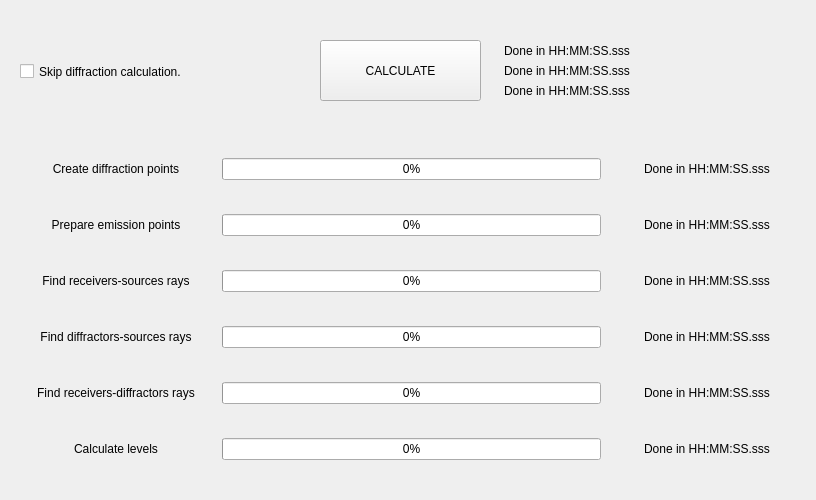
   <widget class="QWidget" name="tabCalculate">
    <attribute name="title">
     <string>Calculate</string>
    </attribute>
    <widget class="QPushButton" name="calculate_pushButton">
     <property name="geometry">
      <rect>
       <x>320</x>
       <y>40</y>
       <width>161</width>
       <height>61</height>
      </rect>
     </property>
     <property name="text">
      <string>CALCULATE</string>
     </property>
    </widget>
    <widget class="QWidget" name="verticalLayoutWidget">
     <property name="geometry">
      <rect>
       <x>16</x>
       <y>130</y>
       <width>791</width>
       <height>361</height>
      </rect>
     </property>
     <layout class="QVBoxLayout" name="verticalLayout">
      <item>
       <layout class="QHBoxLayout" name="horizontalLayout">
        <item>
         <widget class="QLabel" name="label">
          <property name="sizePolicy">
           <sizepolicy hsizetype="Fixed" vsizetype="Fixed">
            <horstretch>0</horstretch>
            <verstretch>0</verstretch>
           </sizepolicy>
          </property>
          <property name="minimumSize">
           <size>
            <width>200</width>
            <height>0</height>
           </size>
          </property>
          <property name="maximumSize">
           <size>
            <width>200</width>
            <height>16777215</height>
           </size>
          </property>
          <property name="text">
           <string>Create diffraction points</string>
          </property>
          <property name="alignment">
           <set>Qt::AlignCenter</set>
          </property>
         </widget>
        </item>
        <item>
         <widget class="QProgressBar" name="progressBar_create_dif">
          <property name="value">
           <number>0</number>
          </property>
         </widget>
        </item>
        <item>
         <widget class="QLabel" name="label_time_create_dif">
          <property name="enabled">
           <bool>true</bool>
          </property>
          <property name="sizePolicy">
           <sizepolicy hsizetype="Fixed" vsizetype="Fixed">
            <horstretch>0</horstretch>
            <verstretch>0</verstretch>
           </sizepolicy>
          </property>
          <property name="minimumSize">
           <size>
            <width>200</width>
            <height>0</height>
           </size>
          </property>
          <property name="maximumSize">
           <size>
            <width>200</width>
            <height>16777215</height>
           </size>
          </property>
          <property name="text">
           <string>Done in HH:MM:SS.sss</string>
          </property>
          <property name="alignment">
           <set>Qt::AlignCenter</set>
          </property>
         </widget>
        </item>
       </layout>
      </item>
      <item>
       <layout class="QHBoxLayout" name="horizontalLayout_3">
        <item>
         <widget class="QLabel" name="label_2">
          <property name="sizePolicy">
           <sizepolicy hsizetype="Fixed" vsizetype="Fixed">
            <horstretch>0</horstretch>
            <verstretch>0</verstretch>
           </sizepolicy>
          </property>
          <property name="minimumSize">
           <size>
            <width>200</width>
            <height>0</height>
           </size>
          </property>
          <property name="maximumSize">
           <size>
            <width>200</width>
            <height>16777215</height>
           </size>
          </property>
          <property name="text">
           <string>Prepare emission points</string>
          </property>
          <property name="alignment">
           <set>Qt::AlignCenter</set>
          </property>
         </widget>
        </item>
        <item>
         <widget class="QProgressBar" name="progressBar_prepare_emi">
          <property name="value">
           <number>0</number>
          </property>
         </widget>
        </item>
        <item>
         <widget class="QLabel" name="label_time_prepare_emi">
          <property name="sizePolicy">
           <sizepolicy hsizetype="Fixed" vsizetype="Fixed">
            <horstretch>0</horstretch>
            <verstretch>0</verstretch>
           </sizepolicy>
          </property>
          <property name="minimumSize">
           <size>
            <width>200</width>
            <height>0</height>
           </size>
          </property>
          <property name="maximumSize">
           <size>
            <width>200</width>
            <height>16777215</height>
           </size>
          </property>
          <property name="text">
           <string>Done in HH:MM:SS.sss</string>
          </property>
          <property name="alignment">
           <set>Qt::AlignCenter</set>
          </property>
         </widget>
        </item>
       </layout>
      </item>
      <item>
       <layout class="QHBoxLayout" name="horizontalLayout_5">
        <item>
         <widget class="QLabel" name="label_4">
          <property name="sizePolicy">
           <sizepolicy hsizetype="Fixed" vsizetype="Fixed">
            <horstretch>0</horstretch>
            <verstretch>0</verstretch>
           </sizepolicy>
          </property>
          <property name="minimumSize">
           <size>
            <width>200</width>
            <height>0</height>
           </size>
          </property>
          <property name="maximumSize">
           <size>
            <width>200</width>
            <height>16777215</height>
           </size>
          </property>
          <property name="text">
           <string>Find receivers-sources rays</string>
          </property>
          <property name="alignment">
           <set>Qt::AlignCenter</set>
          </property>
         </widget>
        </item>
        <item>
         <widget class="QProgressBar" name="progressBar_recTOsou">
          <property name="value">
           <number>0</number>
          </property>
         </widget>
        </item>
        <item>
         <widget class="QLabel" name="label_time_recTOsou">
          <property name="sizePolicy">
           <sizepolicy hsizetype="Fixed" vsizetype="Fixed">
            <horstretch>0</horstretch>
            <verstretch>0</verstretch>
           </sizepolicy>
          </property>
          <property name="minimumSize">
           <size>
            <width>200</width>
            <height>0</height>
           </size>
          </property>
          <property name="maximumSize">
           <size>
            <width>200</width>
            <height>16777215</height>
           </size>
          </property>
          <property name="text">
           <string>Done in HH:MM:SS.sss</string>
          </property>
          <property name="alignment">
           <set>Qt::AlignCenter</set>
          </property>
         </widget>
        </item>
       </layout>
      </item>
      <item>
       <layout class="QHBoxLayout" name="horizontalLayout_6">
        <item>
         <widget class="QLabel" name="label_5">
          <property name="sizePolicy">
           <sizepolicy hsizetype="Fixed" vsizetype="Fixed">
            <horstretch>0</horstretch>
            <verstretch>0</verstretch>
           </sizepolicy>
          </property>
          <property name="minimumSize">
           <size>
            <width>200</width>
            <height>0</height>
           </size>
          </property>
          <property name="maximumSize">
           <size>
            <width>200</width>
            <height>16777215</height>
           </size>
          </property>
          <property name="text">
           <string>Find diffractors-sources rays</string>
          </property>
          <property name="alignment">
           <set>Qt::AlignCenter</set>
          </property>
         </widget>
        </item>
        <item>
         <widget class="QProgressBar" name="progressBar_difTOsou">
          <property name="value">
           <number>0</number>
          </property>
         </widget>
        </item>
        <item>
         <widget class="QLabel" name="label_time_difTOsou">
          <property name="sizePolicy">
           <sizepolicy hsizetype="Fixed" vsizetype="Fixed">
            <horstretch>0</horstretch>
            <verstretch>0</verstretch>
           </sizepolicy>
          </property>
          <property name="minimumSize">
           <size>
            <width>200</width>
            <height>0</height>
           </size>
          </property>
          <property name="maximumSize">
           <size>
            <width>200</width>
            <height>16777215</height>
           </size>
          </property>
          <property name="text">
           <string>Done in HH:MM:SS.sss</string>
          </property>
          <property name="alignment">
           <set>Qt::AlignCenter</set>
          </property>
         </widget>
        </item>
       </layout>
      </item>
      <item>
       <layout class="QHBoxLayout" name="horizontalLayout_7">
        <item>
         <widget class="QLabel" name="label_6">
          <property name="sizePolicy">
           <sizepolicy hsizetype="Fixed" vsizetype="Fixed">
            <horstretch>0</horstretch>
            <verstretch>0</verstretch>
           </sizepolicy>
          </property>
          <property name="minimumSize">
           <size>
            <width>200</width>
            <height>0</height>
           </size>
          </property>
          <property name="maximumSize">
           <size>
            <width>200</width>
            <height>16777215</height>
           </size>
          </property>
          <property name="text">
           <string>Find receivers-diffractors rays</string>
          </property>
          <property name="alignment">
           <set>Qt::AlignCenter</set>
          </property>
         </widget>
        </item>
        <item>
         <widget class="QProgressBar" name="progressBar_recTOdif">
          <property name="value">
           <number>0</number>
          </property>
         </widget>
        </item>
        <item>
         <widget class="QLabel" name="label_time_recTOdif">
          <property name="sizePolicy">
           <sizepolicy hsizetype="Fixed" vsizetype="Fixed">
            <horstretch>0</horstretch>
            <verstretch>0</verstretch>
           </sizepolicy>
          </property>
          <property name="minimumSize">
           <size>
            <width>200</width>
            <height>0</height>
           </size>
          </property>
          <property name="maximumSize">
           <size>
            <width>200</width>
            <height>16777215</height>
           </size>
          </property>
          <property name="text">
           <string>Done in HH:MM:SS.sss</string>
          </property>
          <property name="alignment">
           <set>Qt::AlignCenter</set>
          </property>
         </widget>
        </item>
       </layout>
      </item>
      <item>
       <layout class="QHBoxLayout" name="horizontalLayout_8">
        <item>
         <widget class="QLabel" name="label_calculate">
          <property name="sizePolicy">
           <sizepolicy hsizetype="Fixed" vsizetype="Fixed">
            <horstretch>0</horstretch>
            <verstretch>0</verstretch>
           </sizepolicy>
          </property>
          <property name="minimumSize">
           <size>
            <width>200</width>
            <height>0</height>
           </size>
          </property>
          <property name="maximumSize">
           <size>
            <width>200</width>
            <height>16777215</height>
           </size>
          </property>
          <property name="text">
           <string>Calculate levels</string>
          </property>
          <property name="alignment">
           <set>Qt::AlignCenter</set>
          </property>
         </widget>
        </item>
        <item>
         <widget class="QProgressBar" name="progressBar_calculate">
          <property name="value">
           <number>0</number>
          </property>
         </widget>
        </item>
        <item>
         <widget class="QLabel" name="label_time_calculate">
          <property name="sizePolicy">
           <sizepolicy hsizetype="Fixed" vsizetype="Fixed">
            <horstretch>0</horstretch>
            <verstretch>0</verstretch>
           </sizepolicy>
          </property>
          <property name="minimumSize">
           <size>
            <width>200</width>
            <height>0</height>
           </size>
          </property>
          <property name="maximumSize">
           <size>
            <width>200</width>
            <height>16777215</height>
           </size>
          </property>
          <property name="text">
           <string>Done in HH:MM:SS.sss</string>
          </property>
          <property name="alignment">
           <set>Qt::AlignCenter</set>
          </property>
         </widget>
        </item>
       </layout>
      </item>
     </layout>
    </widget>
    <widget class="QLabel" name="label_time_start">
     <property name="geometry">
      <rect>
       <x>504</x>
       <y>42</y>
       <width>300</width>
       <height>17</height>
      </rect>
     </property>
     <property name="sizePolicy">
      <sizepolicy hsizetype="Fixed" vsizetype="Fixed">
       <horstretch>0</horstretch>
       <verstretch>0</verstretch>
      </sizepolicy>
     </property>
     <property name="minimumSize">
      <size>
       <width>300</width>
       <height>0</height>
      </size>
     </property>
     <property name="maximumSize">
      <size>
       <width>300</width>
       <height>16777215</height>
      </size>
     </property>
     <property name="text">
      <string>Done in HH:MM:SS.sss</string>
     </property>
     <property name="alignment">
      <set>Qt::AlignLeading|Qt::AlignLeft|Qt::AlignVCenter</set>
     </property>
    </widget>
    <widget class="QLabel" name="label_time_end">
     <property name="geometry">
      <rect>
       <x>504</x>
       <y>62</y>
       <width>300</width>
       <height>17</height>
      </rect>
     </property>
     <property name="sizePolicy">
      <sizepolicy hsizetype="Fixed" vsizetype="Fixed">
       <horstretch>0</horstretch>
       <verstretch>0</verstretch>
      </sizepolicy>
     </property>
     <property name="minimumSize">
      <size>
       <width>300</width>
       <height>0</height>
      </size>
     </property>
     <property name="maximumSize">
      <size>
       <width>300</width>
       <height>16777215</height>
      </size>
     </property>
     <property name="text">
      <string>Done in HH:MM:SS.sss</string>
     </property>
     <property name="alignment">
      <set>Qt::AlignLeading|Qt::AlignLeft|Qt::AlignVCenter</set>
     </property>
    </widget>
    <widget class="QLabel" name="label_time_duration">
     <property name="geometry">
      <rect>
       <x>504</x>
       <y>82</y>
       <width>300</width>
       <height>17</height>
      </rect>
     </property>
     <property name="sizePolicy">
      <sizepolicy hsizetype="Fixed" vsizetype="Fixed">
       <horstretch>0</horstretch>
       <verstretch>0</verstretch>
      </sizepolicy>
     </property>
     <property name="minimumSize">
      <size>
       <width>300</width>
       <height>0</height>
      </size>
     </property>
     <property name="maximumSize">
      <size>
       <width>300</width>
       <height>16777215</height>
      </size>
     </property>
     <property name="text">
      <string>Done in HH:MM:SS.sss</string>
     </property>
     <property name="alignment">
      <set>Qt::AlignLeading|Qt::AlignLeft|Qt::AlignVCenter</set>
     </property>
    </widget>
    <widget class="QCheckBox" name="skip_diffraction_checkBox">
     <property name="geometry">
      <rect>
       <x>20</x>
       <y>60</y>
       <width>211</width>
       <height>23</height>
      </rect>
     </property>
     <property name="toolTip">
      <string>&lt;html&gt;&lt;head/&gt;&lt;body&gt;&lt;p&gt;&lt;span style=&quot; font-weight:600;&quot;&gt;Reduces&lt;/span&gt; the calculation time with consequent&lt;span style=&quot; text-decoration: underline;&quot;&gt; loss of precision in sound levels estimates&lt;/span&gt;. &lt;/p&gt;&lt;/body&gt;&lt;/html&gt;</string>
     </property>
     <property name="text">
      <string>Skip diffraction calculation.</string>
     </property>
    </widget>
   </widget>
